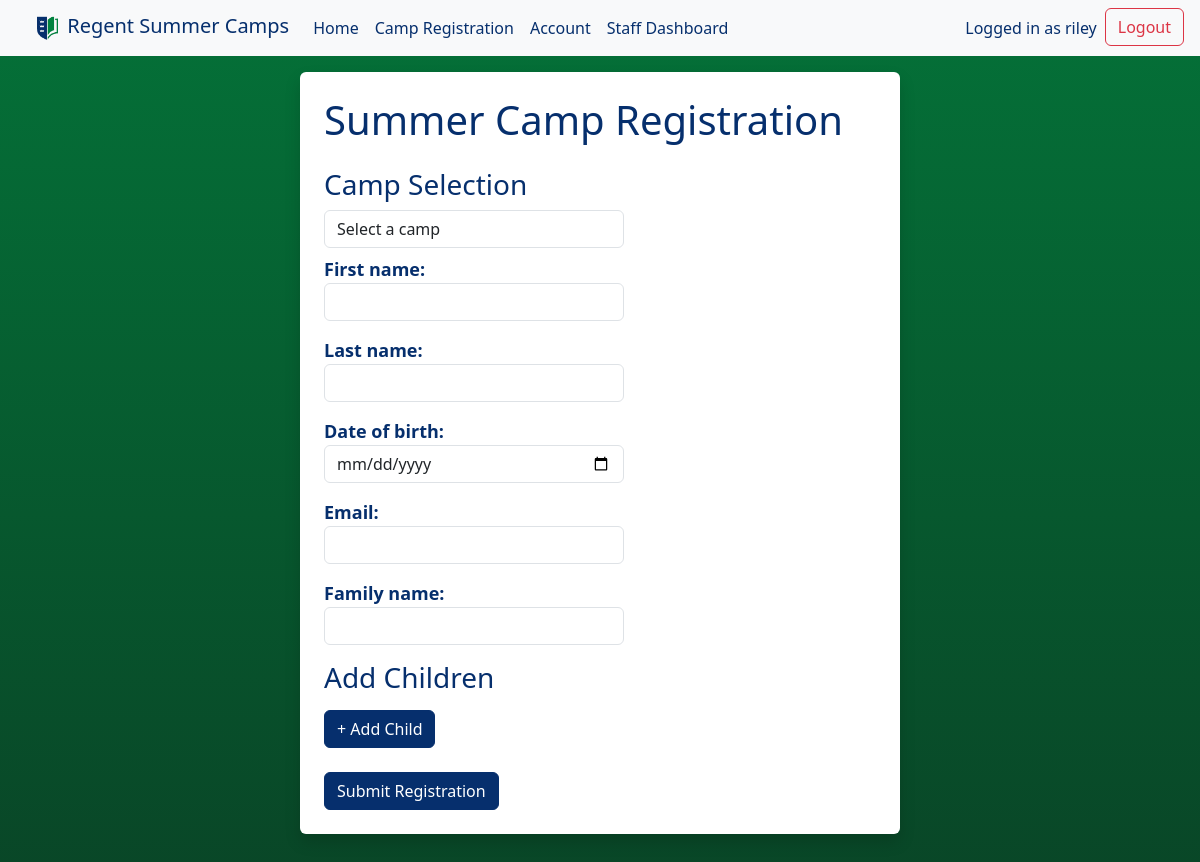
/register/ (signed in), run on an earlier commit of the app's database.
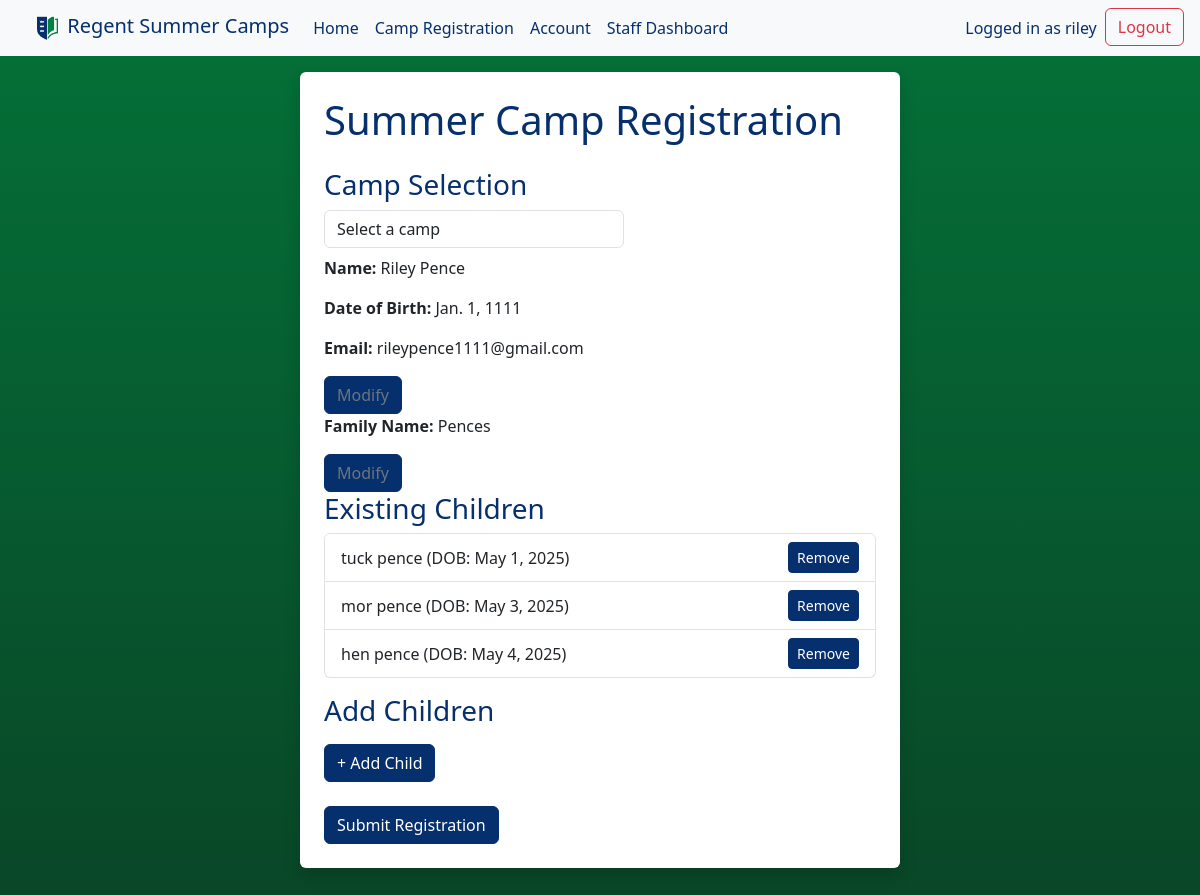
And on a later commit of the database.
### campreg/models.py (models this page shows, shortened)
class Individual(models.Model):
    user = models.OneToOneField(User, on_delete=models.CASCADE, null=True, blank=True)
    first_name = models.CharField(max_length=100)
    last_name = models.CharField(max_length=100)
    date_of_birth = models.DateField()
    email = models.EmailField(blank=True, null=True)

class Family(models.Model):
    family_name = models.CharField(max_length=100)
    primary_contact = models.ForeignKey(Individual, on_delete=models.CASCADE, related_name='primary_for_family')
    members = models.ManyToManyField(Individual, related_name='families')

### campreg/views.py (the view)
# urls.py: path('register/', views.register, name='register'),
@login_required(login_url="/users/login/")
def register(request):
    user = request.user
    individual = Individual.objects.filter(user=user).first()
    family = Family.objects.filter(primary_contact=individual).first() if individual else None
    children = family.members.exclude(id=family.primary_contact.id) if family else []
    if family and Camp.objects.filter(registered_families=family).exists():
        messages.warning(request, "You're already registered for a camp.")
        return redirect('users:account')
    if request.method == 'POST':
        individual_form = PrimaryContactForm(request.POST, instance=individual)
        family_form = FamilyForm(request.POST, instance=family)
        camp_form = CampChoiceForm(request.POST)
        if individual_form.is_valid() and family_form.is_valid() and camp_form.is_valid():
            selected_camp = camp_form.cleaned_data['camp']
            primary = individual_form.save(commit=False)
            primary.user = user
            primary.save()
            family = family_form.save(commit=False)
            family.primary_contact = primary
            family.save()
            family.members.clear()
            family.members.add(primary)
            for child in children:
                delete_flag = request.POST.get(f'child_{child.id}_delete', '')
                if delete_flag == "delete":
                    family.members.remove(child)
                    child.delete()
                else:
                    family.members.add(child)
            child_index = 0
            while True:
                prefix = f"child_{child_index}_"
                if not request.POST.get(prefix + "first_name"):
                    break
                first = request.POST.get(prefix + "first_name")
                last = request.POST.get(prefix + "last_name")
                dob = request.POST.get(prefix + "dob")
                email = request.POST.get(prefix + "email")
                if first and last and dob:
                    child = Individual(
                        first_name=first,
                        last_name=last,
                        date_of_birth=dob,
                        email=email if email else None
                    )
                    child.save()
                    family.members.add(child)
                child_index += 1
            total_children = family.members.exclude(id=family.primary_contact.id).count()
            if total_children < 1:
                messages.error(request, "You must register at least one child to continue.")
                return redirect('register')
            current_total = sum(
                f.members.exclude(id=f.primary_contact.id).count()
                for f in selected_camp.registered_families.all()
            )
            registering_now = family.members.exclude(id=family.primary_contact.id).count()
            user_email = family.primary_contact.email
            children_check = family.members.exclude(id=family.primary_contact.id) if family else []
            children_list = ""
            for child in children_check:
                if child == children_check.first():
                    children_list += child.first_name
                else:
                    children_list += f", " + child.first_name
            if current_total + registering_now <= selected_camp.max_capacity:
                selected_camp.registered_families.add(family)
                print(f"Registered {family} to {selected_camp.name}")
                send_mail("Regent Summer Camp Registration Confirmation",f"Hello {family.primary_contact.first_name},\n\nYour application for {children_list} to participate in {selected_camp.name} running from {selected_camp.start_date} to {selected_camp.end_date} has been approved.\nFor more information, visit 127.0.0.1:8000/home", settings.EMAIL_HOST_USER,[user_email])
                request.session['last_registered_camp'] = selected_camp.name
                request.session['was_waitlisted'] = False
                for c in children_check:
                    if c.email:
                        send_mail("Regent Summer Camp Registration Confirmation",f"Hello {c.first_name},\n\nYour registration for {selected_camp.name} running from {selected_camp.start_date} to {selected_camp.end_date} has been confirmed. \nFor more information, visit 127.0.0.1:8000/home", settings.EMAIL_HOST_USER,[c.email])
            else:
                existing_wait = WaitingList.objects.filter(family=family, camp=selected_camp).first()
                request.session['last_registered_camp'] = selected_camp.name
                request.session['was_waitlisted'] = True
                if not existing_wait:
                    WaitingList.objects.create(family=family, camp=selected_camp)
                    print(f"{family} added to waitlist for {selected_camp.name}")
                    send_mail("Regent Summer Camp Waitlist",f"Hello {family.primary_contact.first_name},\n\n{selected_camp.name} running from {selected_camp.start_date} to {selected_camp.end_date} is full.\n\nYour application has been processed, and {children_list} have been added to the waitlist. If space becomes available for you, you will be registered automatically and an email will be sent to inform you. \nFor more information, visit 127.0.0.1:8000/home", settings.EMAIL_HOST_USER,[user_email])
                    request.session['last_registered_camp'] = selected_camp.name
                    request.session['was_waitlisted'] = True
                else:
                    print(f"{family} already on waitlist for {selected_camp.name}")
            return redirect('registration_success')
        else:
            print("Form errors:", individual_form.errors, family_form.errors, camp_form.errors)
    else:
        individual_form = PrimaryContactForm(instance=individual)
        family_form = FamilyForm(instance=family)
        camp_form = CampChoiceForm()
    camp_availability = {}
    for camp in Camp.objects.filter(archived=False):
        enrolled = sum(
            f.members.exclude(id=f.primary_contact.id).count()
            for f in camp.registered_families.all()
        )
        available = max(0, camp.max_capacity - enrolled)
        camp_availability[camp.id] = {
            'available': available,
            'max': camp.max_capacity,
        }
    first_time = not individual or not family
    return render(request, 'campreg/camp_register.html', {
        'individual_form': individual_form,
        'family_form': family_form,
        'camp_form': camp_form,
        'children': children,
        'camp_availability': camp_availability,
        'first_time': first_time
    })

### campreg/forms.py
class PrimaryContactForm(IndividualForm):
    def __init__(self, *args, **kwargs):
        super().__init__(*args, **kwargs)
        self.fields['email'].required = True
        self.fields['email'].widget.attrs.update({
            'required': 'required',
            'oninvalid': "this.setCustomValidity('Please enter an email for the primary contact.')",
            'oninput': "this.setCustomValidity('')"
        })

class FamilyForm(forms.ModelForm):
    family_name = forms.CharField(max_length=50, widget=forms.TextInput(attrs={'class':'form-control'}))
    class Meta:
        model = Family
        exclude = ['primary_contact', 'members']

### campreg/models.py (called while the page is built)
    def __str__(self):
        return self.name

### campreg/templates/campreg/camp_register.html (shortened to what this page needs)
{% extends 'layout.html' %}
{% block content %}
<div class="shadow p-4 mb-5 bg-body rounded">
  <h1>Summer Camp Registration</h1>
  <form method="post">
    <h3 class="mt-4">Camp Selection</h3>
    {{ camp_form.camp }}
    {% if first_time %}
    <div id="primary-form">
      {{ individual_form.as_p }}
    </div>
  {% else %}
    <div id="primary-display">
      <p><strong>Name:</strong> {{ individual_form.instance.first_name }} {{ individual_form.instance.last_name }}</p>
      <p><strong>Date of Birth:</strong> {{ individual_form.instance.date_of_birth }}</p>
      <p><strong>Email:</strong> {{ individual_form.instance.email }}</p>
      <button type="button" class="btn btn-outline-secondary" onclick="toggleSection('primary')">Modify</button>
    </div>
  {% endif %}
    {% if first_time %}
    <div id="family-form">
      {{ family_form.as_p }}
    </div>
  {% else %}
    <div id="family-display">
      <p><strong>Family Name:</strong> {{ family_form.instance.family_name }}</p>
      <button type="button" class="btn btn-outline-secondary" onclick="toggleSection('family')">Modify</button>
    </div>
  {% endif %}
    {% if not first_time %}
  <h3>Existing Children</h3>
  {% if children %}
    <ul class="list-group mb-3" id="existing-children">
      {% for child in children %}
        <li class="list-group-item d-flex justify-content-between align-items-center" id="child-row-{{ child.id }}">
          <div id="child-info-{{ child.id }}">
            {{ child.first_name }} {{ child.last_name }} (DOB: {{ child.date_of_birth }})
          </div>
          <div>
            <button type="button" class="btn btn-danger btn-sm" id="remove-{{ child.id }}"
                    onclick="markChildForDeletion({{ child.id }})">Remove</button>
          </div>
        </li>
      {% endfor %}
    </ul>
  {% else %}
    <p class="text-muted">No existing children.</p>
  {% endif %}
{% endif %}
    <h3>Add Children</h3>
    <button type="button" class="btn btn-secondary my-2" onclick="addChild()">+ Add Child</button>
    <br>
    <button type="submit" class="btn btn-success mt-3">Submit Registration</button>
  </form>
</div>
{% endblock %}

What changed in the data, as far as the page shows it:
now on this page (row edited): Individual: instance.first_name "Riley", instance.last_name "Pence", instance.date_of_birth "Jan. 1, 1111", instance.email "rileypence1111@gmail.com"
now on this page (row edited): Family: instance.family_name "Pences"
added Individual: first_name "tuck", last_name "pence", date_of_birth "May 1, 2025"
added Individual: first_name "mor", last_name "pence", date_of_birth "May 3, 2025"
added Individual: first_name "hen", last_name "pence", date_of_birth "May 4, 2025"
Also different on the page:
text no longer shown: "First name: Last name: Date of birth: Email: Family name:"
text now shown: "Name: Date of Birth: Email: Modify Family Name: Modify Existing Children"
